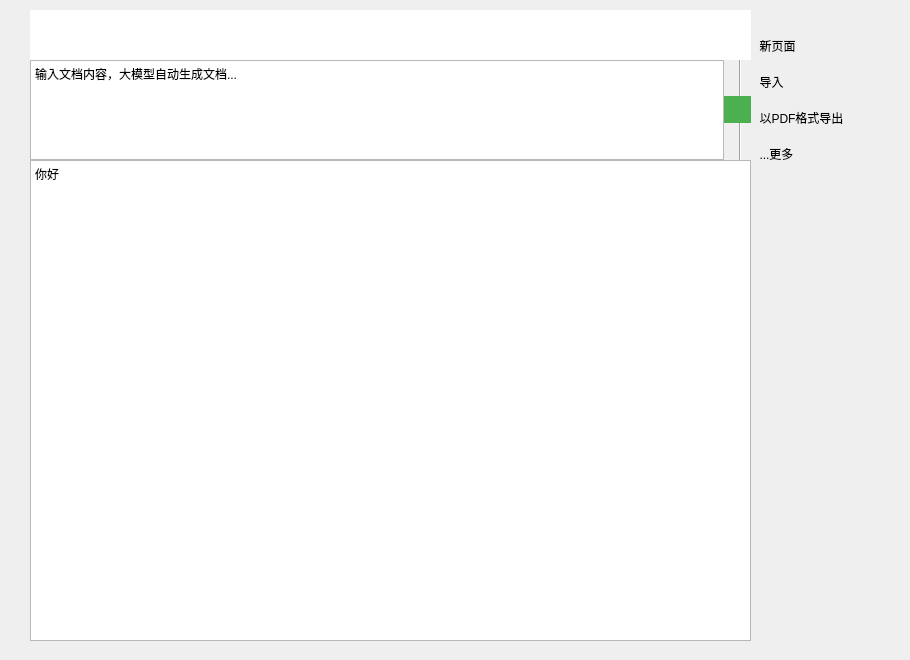
    <widget class="QWidget" name="html">
     <widget class="QWidget" name="widget_20" native="true">
      <property name="geometry">
       <rect>
        <x>740</x>
        <y>30</y>
        <width>161</width>
        <height>143</height>
       </rect>
      </property>
      <layout class="QVBoxLayout" name="verticalLayout_16">
       <property name="leftMargin">
        <number>11</number>
       </property>
       <item>
        <widget class="QToolButton" name="toolButton_128">
         <property name="styleSheet">
          <string notr="true">QToolButton {
    border: none;
    padding: 4px;
}
QToolButton:hover {
	color: rgb(0, 100, 255);
}

QToolButton:pressed {
	color: rgb(0, 100, 255);
}</string>
         </property>
         <property name="text">
          <string>新页面</string>
         </property>
         <property name="icon">
          <iconset theme="QIcon::ThemeIcon::FolderNew"/>
         </property>
         <property name="toolButtonStyle">
          <enum>Qt::ToolButtonStyle::ToolButtonTextBesideIcon</enum>
         </property>
        </widget>
       </item>
       <item>
        <widget class="QToolButton" name="toolButton_129">
         <property name="styleSheet">
          <string notr="true">QToolButton {
    border: none;
    padding: 4px;
}

QToolButton:hover {
	color: rgb(0, 100, 255);
}

QToolButton:pressed {
	color: rgb(0, 100, 255);

}</string>
         </property>
         <property name="text">
          <string>导入</string>
         </property>
         <property name="icon">
          <iconset theme="QIcon::ThemeIcon::DocumentOpen"/>
         </property>
         <property name="toolButtonStyle">
          <enum>Qt::ToolButtonStyle::ToolButtonTextBesideIcon</enum>
         </property>
        </widget>
       </item>
       <item>
        <widget class="QToolButton" name="toolButton_130">
         <property name="styleSheet">
          <string notr="true">QToolButton {
    border: none;
    padding: 4px;
}

QToolButton:hover {
	color: rgb(0, 100, 255);
}

QToolButton:pressed {
	color: rgb(0, 100, 255);
}</string>
         </property>
         <property name="text">
          <string>以PDF格式导出</string>
         </property>
         <property name="icon">
          <iconset theme="QIcon::ThemeIcon::DocumentSaveAs"/>
         </property>
         <property name="toolButtonStyle">
          <enum>Qt::ToolButtonStyle::ToolButtonTextBesideIcon</enum>
         </property>
        </widget>
       </item>
       <item>
        <widget class="QToolButton" name="toolButton_131">
         <property name="styleSheet">
          <string notr="true">QToolButton {
    border: none;
    padding: 4px;
}

QToolButton:hover {
	color: rgb(0, 100, 255);
}

QToolButton:pressed {
color: rgb(0, 100, 255);}</string>
         </property>
         <property name="text">
          <string>...更多</string>
         </property>
        </widget>
       </item>
      </layout>
     </widget>
     <widget class="Line" name="line_7">
      <property name="geometry">
       <rect>
        <x>730</x>
        <y>30</y>
        <width>20</width>
        <height>141</height>
       </rect>
      </property>
      <property name="orientation">
       <enum>Qt::Orientation::Vertical</enum>
      </property>
     </widget>
     <widget class="QWidget" name="widget_22" native="true">
      <property name="geometry">
       <rect>
        <x>0</x>
        <y>0</y>
        <width>751</width>
        <height>651</height>
       </rect>
      </property>
      <layout class="QVBoxLayout" name="verticalLayout_17">
       <property name="spacing">
        <number>0</number>
       </property>
       <property name="leftMargin">
        <number>30</number>
       </property>
       <property name="topMargin">
        <number>10</number>
       </property>
       <property name="bottomMargin">
        <number>10</number>
       </property>
       <item>
        <widget class="QLineEdit" name="lineEdit_2">
         <property name="sizePolicy">
          <sizepolicy hsizetype="Expanding" vsizetype="Fixed">
           <horstretch>0</horstretch>
           <verstretch>0</verstretch>
          </sizepolicy>
         </property>
         <property name="minimumSize">
          <size>
           <width>0</width>
           <height>50</height>
          </size>
         </property>
         <property name="maximumSize">
          <size>
           <width>16777215</width>
           <height>50</height>
          </size>
         </property>
         <property name="styleSheet">
          <string notr="true">border:none;</string>
         </property>
        </widget>
       </item>
       <item>
        <widget class="QWidget" name="widget_23" native="true">
         <layout class="QHBoxLayout" name="horizontalLayout_7">
          <property name="spacing">
           <number>0</number>
          </property>
          <property name="leftMargin">
           <number>0</number>
          </property>
          <property name="topMargin">
           <number>0</number>
          </property>
          <property name="rightMargin">
           <number>0</number>
          </property>
          <property name="bottomMargin">
           <number>0</number>
          </property>
          <item>
           <widget class="QTextEdit" name="textEdit_7">
            <property name="sizePolicy">
             <sizepolicy hsizetype="Expanding" vsizetype="Fixed">
              <horstretch>0</horstretch>
              <verstretch>0</verstretch>
             </sizepolicy>
            </property>
            <property name="minimumSize">
             <size>
              <width>0</width>
              <height>100</height>
             </size>
            </property>
            <property name="maximumSize">
             <size>
              <width>16777215</width>
              <height>100</height>
             </size>
            </property>
            <property name="styleSheet">
             <string notr="true"/>
            </property>
            <property name="markdown">
             <string>输入文档内容，大模型自动生成文档...

</string>
            </property>
            <property name="html">
             <string>&lt;!DOCTYPE HTML PUBLIC &quot;-//W3C//DTD HTML 4.0//EN&quot; &quot;http://www.w3.org/TR/REC-html40/strict.dtd&quot;&gt;
&lt;html&gt;&lt;head&gt;&lt;meta name=&quot;qrichtext&quot; content=&quot;1&quot; /&gt;&lt;meta charset=&quot;utf-8&quot; /&gt;&lt;style type=&quot;text/css&quot;&gt;
p, li { white-space: pre-wrap; }
hr { height: 1px; border-width: 0; }
li.unchecked::marker { content: &quot;\2610&quot;; }
li.checked::marker { content: &quot;\2612&quot;; }
&lt;/style&gt;&lt;/head&gt;&lt;body style=&quot; font-family:'Microsoft YaHei UI'; font-size:9pt; font-weight:400; font-style:normal;&quot;&gt;
&lt;p style=&quot; margin-top:6px; margin-bottom:6px; margin-left:0px; margin-right:0px; -qt-block-indent:0; text-indent:0px;&quot;&gt;输入文档内容，大模型自动生成文档...&lt;/p&gt;&lt;/body&gt;&lt;/html&gt;</string>
            </property>
           </widget>
          </item>
          <item>
           <widget class="QToolButton" name="toolButton_5">
            <property name="styleSheet">
             <string notr="true">QToolButton {
    border: none;
    background-color: #4CAF50;  /* 背景色 */
    color: white;               /* 文字颜色 */
    padding: 4px;
}

QToolButton:hover {
    background-color: #45a049;  /* 悬停状态 */
}

QToolButton:pressed {
    background-color: #3d8b40;  /* 按下状态 */
}</string>
            </property>
            <property name="text">
             <string/>
            </property>
            <property name="icon">
             <iconset theme="QIcon::ThemeIcon::MediaPlaybackStart"/>
            </property>
           </widget>
          </item>
         </layout>
        </widget>
       </item>
       <item>
        <widget class="QTextEdit" name="textEdit_100">
         <property name="styleSheet">
          <string notr="true"/>
         </property>
         <property name="html">
          <string>&lt;!DOCTYPE HTML PUBLIC &quot;-//W3C//DTD HTML 4.0//EN&quot; &quot;http://www.w3.org/TR/REC-html40/strict.dtd&quot;&gt;
&lt;html&gt;&lt;head&gt;&lt;meta name=&quot;qrichtext&quot; content=&quot;1&quot; /&gt;&lt;meta charset=&quot;utf-8&quot; /&gt;&lt;style type=&quot;text/css&quot;&gt;
p, li { white-space: pre-wrap; }
hr { height: 1px; border-width: 0; }
li.unchecked::marker { content: &quot;\2610&quot;; }
li.checked::marker { content: &quot;\2612&quot;; }
&lt;/style&gt;&lt;/head&gt;&lt;body style=&quot; font-family:'Microsoft YaHei UI'; font-size:9pt; font-weight:400; font-style:normal;&quot;&gt;
&lt;p style=&quot; margin-top:0px; margin-bottom:0px; margin-left:0px; margin-right:0px; -qt-block-indent:0; text-indent:0px;&quot;&gt;你好&lt;/p&gt;&lt;/body&gt;&lt;/html&gt;</string>
         </property>
        </widget>
       </item>
      </layout>
     </widget>
    </widget>
